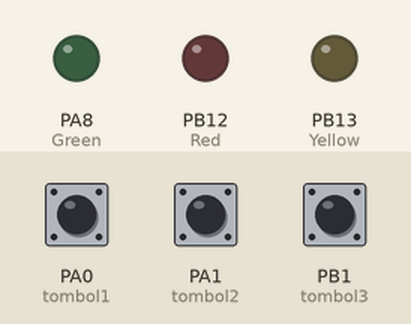
Simulated run of this sketch. Board: STM32 Blue Pill. Parts: output pins drawn as LEDs (lit = HIGH). The inputs (shaded band) are chosen by the test bench; at power-on: PA0 (tombol1) LOW, PA1 (tombol2) LOW, PB1 (tombol3) LOW. What the sketch prints to the serial monitor is not drawn.

Above: at 1.2 s.
1.3 s: PA0 (tombol1) pulled HIGH for 0.15 s
At 1.42 s:
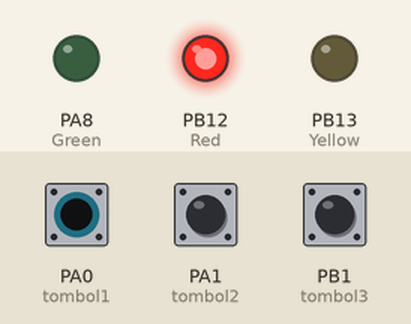
3.0 s: PA1 (tombol2) pulled HIGH for 0.15 s
At 3.12 s:
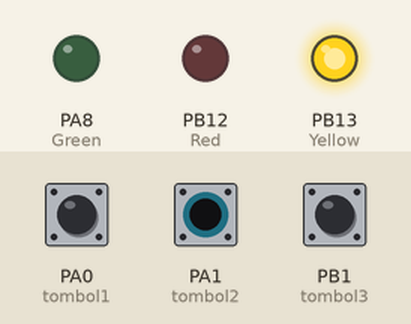
4.7 s: PB1 (tombol3) pulled HIGH for 0.15 s
At 4.82 s:
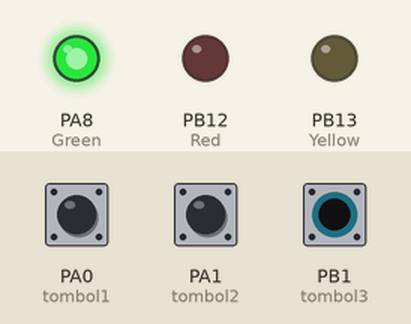
6.4 s: PB1 (tombol3) pulled HIGH for 3.2 s
At 9.9 s:
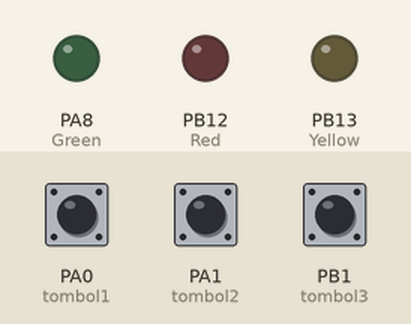
11.1 s: PA0 (tombol1) pulled HIGH for 3.2 s
At 11.5 s:
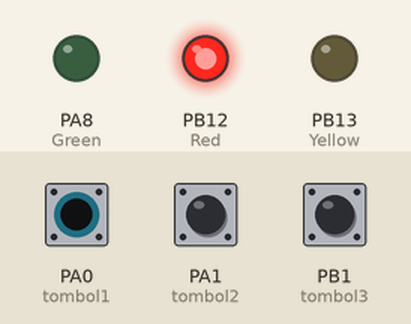
15.8 s: PA0 (tombol1) driven HIGH and PA1 (tombol2) driven HIGH and PB1 (tombol3) driven HIGH
At 16.7 s:
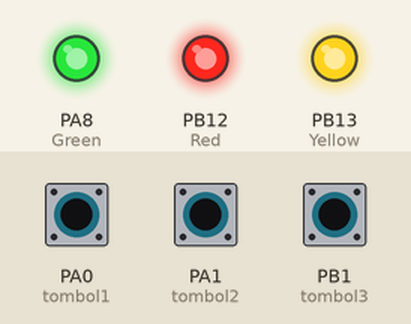
Timing chart, 0 to 18.8 s (numbered marks = the images above; inputs shaded):
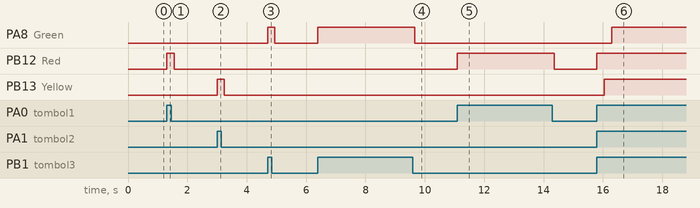

The sketch:

STM32_coba-uti.ino
```cpp
// inisialisasi
int Red=PB12;
int Yellow=PB13;
int Green=PA8;

int tombol1=PA0;
int tombol2=PA1;
int tombol3=PB1;


void setup() {
  Serial.begin(9600);
  pinMode(Red,OUTPUT);
  pinMode(Yellow,OUTPUT);
  pinMode(Green,OUTPUT);
  pinMode(tombol1,INPUT);
  pinMode(tombol2,INPUT);
  pinMode(tombol3,INPUT);

}

void loop() {
 // baca data
 int bacatombol1=digitalRead(tombol1);
 int bacatombol2=digitalRead(tombol2);
 int bacatombol3=digitalRead(tombol3);


 //print to serial
 Serial.print("T1 :");Serial.print(bacatombol1);
 Serial.print("|| T2 :");Serial.print(bacatombol2);
 Serial.print("|| T3 :");Serial.print(bacatombol3);
 Serial.println(); //untuk Enter

// logika
 if(bacatombol1==1){     //tombol1 lampu merah
  digitalWrite(Red,HIGH);
  delay(250);
 }else{
  digitalWrite(Red,LOW);
 }

 if(bacatombol2==1){   //tombol2 lampu kuning
  digitalWrite(Yellow,HIGH);
  delay(250);
 }else{
  digitalWrite(Yellow,LOW);
 }

 if(bacatombol3==1){   //tombol3 lampu hijau
  digitalWrite(Green,HIGH);
  delay(250);
 }else{
  digitalWrite(Green,LOW);
 }
}
```

Measured:
- after the input at 1.3 s, PB12 (Red): LOW → HIGH at once, → LOW 0.25 s later
- after the input at 3.0 s, PB13 (Yellow): LOW → HIGH at once, → LOW 0.25 s later
- after the input at 4.7 s, PA8 (Green): LOW → HIGH at once, → LOW 0.25 s later
- after the input at 6.4 s, PA8 (Green): LOW → HIGH at once, → LOW 3.3 s later
- after the input at 11.1 s, PB12 (Red): LOW → HIGH at once, → LOW 3.3 s later
- after the input at 15.8 s, PA8 (Green): LOW → HIGH after 0.50 s; PB12 (Red): LOW → HIGH at once; PB13 (Yellow): LOW → HIGH after 0.25 s
